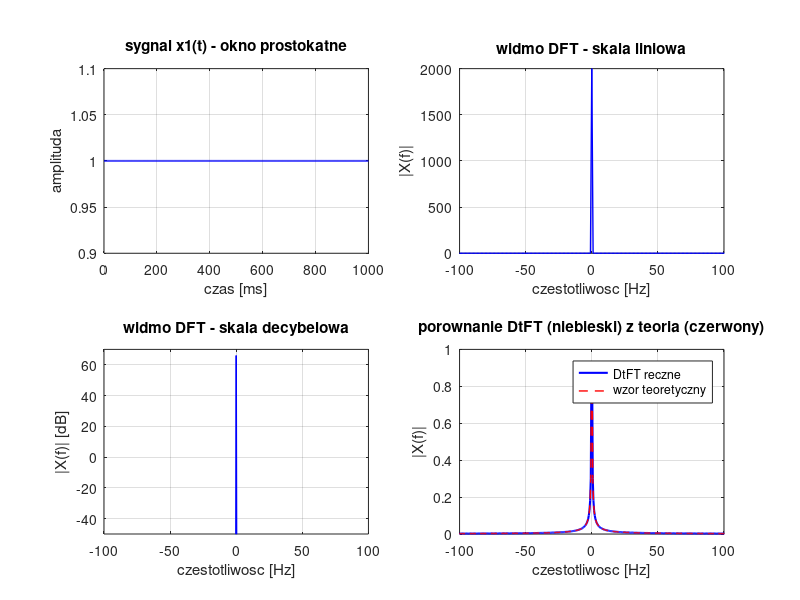
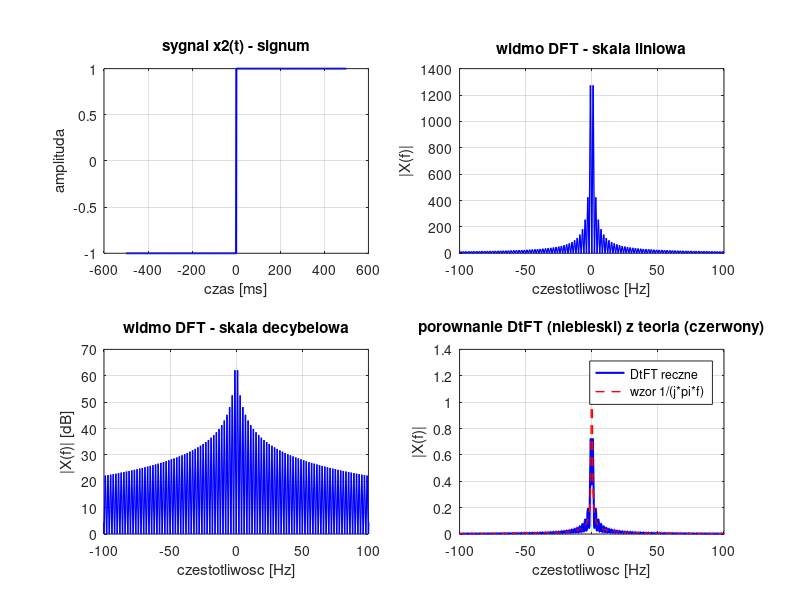
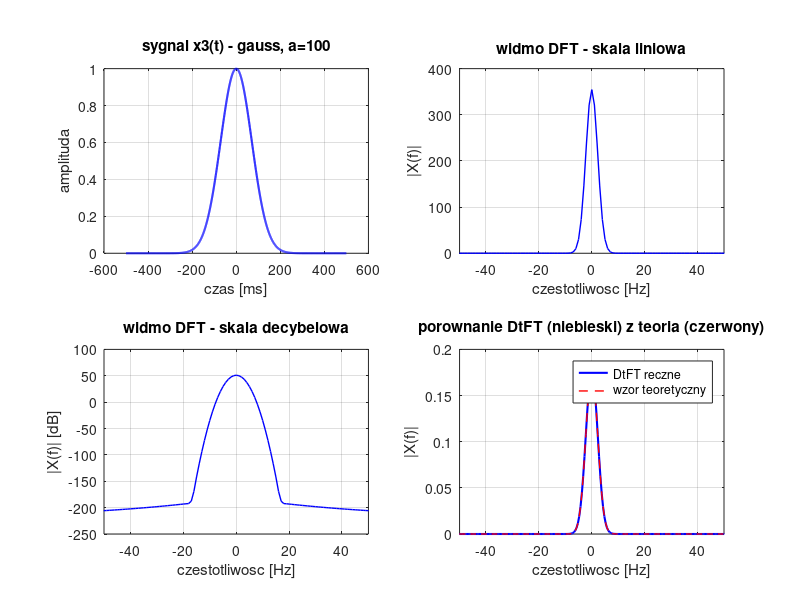
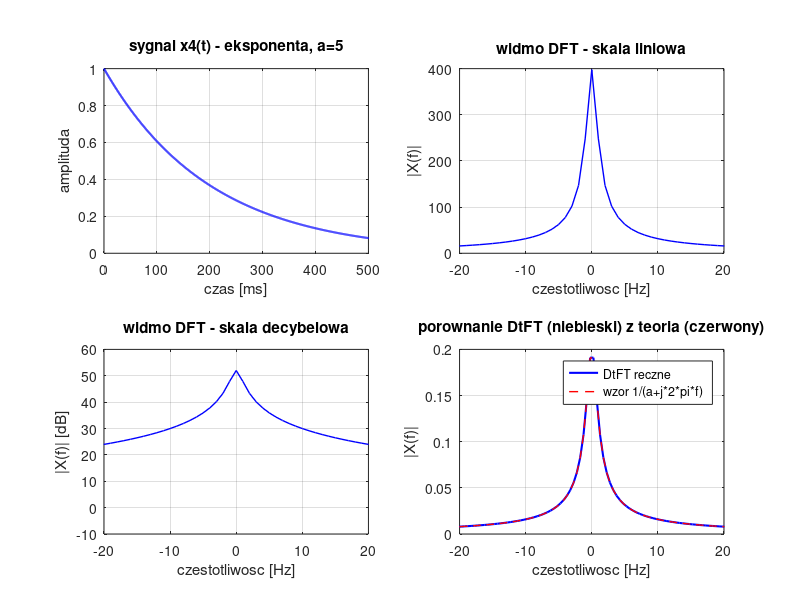

These figures' MATLAB source, in order:
clear all; close all; clc;

%% parametry dyskretyzacji
N = 2000;           % liczba probek
fpr = 2000;         % czestotliwosc probkowania
dt = 1/fpr;         % krok czasowy
t = dt*(0:N-1);     % wektor czasu [0, 1) sekundy
T = N*dt;           % calkowity czas obserwacji

% wektor czestotliwosci dla DFT
df = fpr/N;         % rozdzielczosc czestotliwosciowa
f = (0:N-1)*df;     % czestotliwosc od 0 do fpr
f_shifted = f - fpr/2;  % czestotliwosc wycentrowana

% wektor czasu wycentrowany (dla sygnalow symetrycznych)
t_centered = t - T/2;   % czas od -T/2 do T/2

%% SYGNAL 1: OKNO PROSTOKATNE
%  r_T(t) = 1 dla |t| <= T/2, 0 dla |t| > T/2
%  X(w) = 2*sin(w*T/2)/w = T*sinc(w*T/(2*pi))

% generacja sygnalu - uzywamy t_centered zeby miec symetrie
x1 = ones(1,N);  % caly sygnal to 1 bo jestesmy w przedziale [0,T)

% DFT za pomoca fft
X1_dft = fft(x1);
X1_dft_shifted = fftshift(X1_dft);

% DtFT reczne obliczenie dla dodatkowego punktu
f_dtft = linspace(-fpr/2, fpr/2, 4000);  % gestszy wektor czestotliwosci
X1_dtft = zeros(size(f_dtft));
for k = 1:length(f_dtft)
    X1_dtft(k) = sum(x1 .* exp(-1j*2*pi*f_dtft(k)*t)) * dt;
end

% wzor teoretyczny: X(f) = T * sinc(f*T) dla sygnalu od 0 do T
% dla sygnalu wycentrowanego byloby sinc(f*T)
X1_teoria = T * sinc(f_dtft * T);  % sinc matlabowy to sin(pi*x)/(pi*x)

figure('Name','Sygnal 1: Okno prostokatne','Position',[100 100 1200 800]);
subplot(2,2,1)
plot(t*1000, x1, 'b', 'LineWidth', 1.5);
xlabel('czas [ms]'); ylabel('amplituda');
title('sygnal x1(t) - okno prostokatne');
grid on;

subplot(2,2,2)
plot(f_shifted, abs(X1_dft_shifted), 'b', 'LineWidth', 1);
xlabel('czestotliwosc [Hz]'); ylabel('|X(f)|');
title('widmo DFT - skala liniowa');
grid on; xlim([-100 100]);

subplot(2,2,3)
plot(f_shifted, 20*log10(abs(X1_dft_shifted)+eps), 'b', 'LineWidth', 1);
xlabel('czestotliwosc [Hz]'); ylabel('|X(f)| [dB]');
title('widmo DFT - skala decybelowa');
grid on; xlim([-100 100]); ylim([-50 70]);

subplot(2,2,4)
plot(f_dtft, abs(X1_dtft), 'b', 'LineWidth', 1.5); hold on;
plot(f_dtft, abs(X1_teoria), 'r--', 'LineWidth', 1);
xlabel('czestotliwosc [Hz]'); ylabel('|X(f)|');
title('porownanie DtFT (niebieski) z teoria (czerwony)');
legend('DtFT reczne', 'wzor teoretyczny');
grid on; xlim([-100 100]);

% widmo prostokata to funkcja sinc, ma charakterystyczne listki boczne
% glowny listek ma szerokosc 2/T = 2 Hz (bo T=1s)
% DtFT pokrywa sie dobrze ze wzorem teoretycznym

%% SYGNAL 2: SYGNAL ZNAKU (signum)
%  sgn(t) = 1 dla t>0, -1 dla t<0
%  X(w) = 2/(j*w)

x2 = sign(t_centered);
x2(t_centered == 0) = 0;  % w zerze sgn(0) = 0

X2_dft = fft(x2);
X2_dft_shifted = fftshift(X2_dft);

% DtFT reczne
X2_dtft = zeros(size(f_dtft));
for k = 1:length(f_dtft)
    X2_dtft(k) = sum(x2 .* exp(-1j*2*pi*f_dtft(k)*t)) * dt;
end

% wzor teoretyczny: X(f) = 1/(j*pi*f) czyli |X(f)| = 1/(pi*|f|)
% ale to jest dla nieskonczonego sygnalu, nasz jest okienkowany
X2_teoria = 1./(1j*pi*f_dtft + eps);

figure('Name','Sygnal 2: Signum','Position',[100 100 1200 800]);
subplot(2,2,1)
plot(t_centered*1000, x2, 'b', 'LineWidth', 1.5);
xlabel('czas [ms]'); ylabel('amplituda');
title('sygnal x2(t) - signum');
grid on;

subplot(2,2,2)
plot(f_shifted, abs(X2_dft_shifted), 'b', 'LineWidth', 1);
xlabel('czestotliwosc [Hz]'); ylabel('|X(f)|');
title('widmo DFT - skala liniowa');
grid on; xlim([-100 100]);

subplot(2,2,3)
plot(f_shifted, 20*log10(abs(X2_dft_shifted)+eps), 'b', 'LineWidth', 1);
xlabel('czestotliwosc [Hz]'); ylabel('|X(f)| [dB]');
title('widmo DFT - skala decybelowa');
grid on; xlim([-100 100]);

subplot(2,2,4)
plot(f_dtft, abs(X2_dtft), 'b', 'LineWidth', 1.5); hold on;
plot(f_dtft, abs(X2_teoria), 'r--', 'LineWidth', 1);
xlabel('czestotliwosc [Hz]'); ylabel('|X(f)|');
title('porownanie DtFT (niebieski) z teoria (czerwony)');
legend('DtFT reczne', 'wzor 1/(j*pi*f)');
grid on; xlim([-100 100]);

% widmo signum teoretycznie to 1/(j*pi*f) czyli spada jak 1/f
% w praktyce mamy okienkowanie wiec widac roznice
% faza jest czysto urojona (przesuniecie o 90 stopni)

%% SYGNAL 3: FUNKCJA GAUSSA
%  x(t) = exp(-a*t^2)
%  X(w) = sqrt(pi/a) * exp(-w^2/(4a))

a = 100;  % parametr gaussowski, im wiekszy tym wezsza funkcja
x3 = exp(-a * t_centered.^2);

X3_dft = fft(x3);
X3_dft_shifted = fftshift(X3_dft);

% DtFT reczne
X3_dtft = zeros(size(f_dtft));
for k = 1:length(f_dtft)
    X3_dtft(k) = sum(x3 .* exp(-1j*2*pi*f_dtft(k)*t)) * dt;
end

% wzor teoretyczny: X(f) = sqrt(pi/a) * exp(-(pi*f)^2/a)
% w dziedzinie f (nie omega)
X3_teoria = sqrt(pi/a) * exp(-(pi*f_dtft).^2 / a);

figure('Name','Sygnal 3: Gauss','Position',[100 100 1200 800]);
subplot(2,2,1)
plot(t_centered*1000, x3, 'b', 'LineWidth', 1.5);
xlabel('czas [ms]'); ylabel('amplituda');
title(sprintf('sygnal x3(t) - gauss, a=%d', a));
grid on;

subplot(2,2,2)
plot(f_shifted, abs(X3_dft_shifted), 'b', 'LineWidth', 1);
xlabel('czestotliwosc [Hz]'); ylabel('|X(f)|');
title('widmo DFT - skala liniowa');
grid on; xlim([-50 50]);

subplot(2,2,3)
plot(f_shifted, 20*log10(abs(X3_dft_shifted)+eps), 'b', 'LineWidth', 1);
xlabel('czestotliwosc [Hz]'); ylabel('|X(f)| [dB]');
title('widmo DFT - skala decybelowa');
grid on; xlim([-50 50]);

subplot(2,2,4)
plot(f_dtft, abs(X3_dtft), 'b', 'LineWidth', 1.5); hold on;
plot(f_dtft, abs(X3_teoria), 'r--', 'LineWidth', 1);
xlabel('czestotliwosc [Hz]'); ylabel('|X(f)|');
title('porownanie DtFT (niebieski) z teoria (czerwony)');
legend('DtFT reczne', 'wzor teoretyczny');
grid on; xlim([-50 50]);

% transformata gaussa to tez gauss - jedyna funkcja z ta wlasnoscia
% im wezszy gauss w czasie tym szerszy w czestotliwosci i odwrotnie
% to wynika z zasady nieoznaczonosci

%% SYGNAL 4: JEDNOSTRONNA EKSPONENTA
%  x(t) = exp(-a*t) dla t>=0, 0 dla t<0
%  X(w) = 1/(a + j*w)

a = 5;  % stala czasowa
x4 = exp(-a * t) .* (t >= 0);  % eksponenta tylko dla t>=0

X4_dft = fft(x4);
X4_dft_shifted = fftshift(X4_dft);

% DtFT reczne
X4_dtft = zeros(size(f_dtft));
for k = 1:length(f_dtft)
    X4_dtft(k) = sum(x4 .* exp(-1j*2*pi*f_dtft(k)*t)) * dt;
end

% wzor teoretyczny: X(f) = 1/(a + j*2*pi*f)
X4_teoria = 1 ./ (a + 1j*2*pi*f_dtft);

figure('Name','Sygnal 4: Eksponenta jednostronna','Position',[100 100 1200 800]);
subplot(2,2,1)
plot(t*1000, x4, 'b', 'LineWidth', 1.5);
xlabel('czas [ms]'); ylabel('amplituda');
title(sprintf('sygnal x4(t) - eksponenta, a=%d', a));
grid on; xlim([0 500]);

subplot(2,2,2)
plot(f_shifted, abs(X4_dft_shifted), 'b', 'LineWidth', 1);
xlabel('czestotliwosc [Hz]'); ylabel('|X(f)|');
title('widmo DFT - skala liniowa');
grid on; xlim([-20 20]);

subplot(2,2,3)
plot(f_shifted, 20*log10(abs(X4_dft_shifted)+eps), 'b', 'LineWidth', 1);
xlabel('czestotliwosc [Hz]'); ylabel('|X(f)| [dB]');
title('widmo DFT - skala decybelowa');
grid on; xlim([-20 20]);

subplot(2,2,4)
plot(f_dtft, abs(X4_dtft), 'b', 'LineWidth', 1.5); hold on;
plot(f_dtft, abs(X4_teoria), 'r--', 'LineWidth', 1);
xlabel('czestotliwosc [Hz]'); ylabel('|X(f)|');
title('porownanie DtFT (niebieski) z teoria (czerwony)');
legend('DtFT reczne', 'wzor 1/(a+j*2*pi*f)');
grid on; xlim([-20 20]);

% widmo eksponenty to filtr dolnoprzepustowy pierwszego rzedu
% czestotliwosc graniczna fc = a/(2*pi), tutaj fc = 5/(2*pi) = 0.8 Hz
% modul spada jak 1/sqrt(a^2 + w^2)

%% SYGNAL 5: TLUMIONY SINUS
%  x(t) = A*exp(-a*t)*sin(w0*t) dla t>=0
%  X(w) = A*w0 / ((a+jw)^2 + w0^2)

a = 3;        % wspolczynnik tlumienia
f0 = 10;      % czestotliwosc sinusa
w0 = 2*pi*f0;
A = 1;

x5 = A * exp(-a*t) .* sin(w0*t) .* (t >= 0);

X5_dft = fft(x5);
X5_dft_shifted = fftshift(X5_dft);

% DtFT reczne
X5_dtft = zeros(size(f_dtft));
for k = 1:length(f_dtft)
    X5_dtft(k) = sum(x5 .* exp(-1j*2*pi*f_dtft(k)*t)) * dt;
end

% wzor teoretyczny: X(f) = A*w0 / ((a + j*2*pi*f)^2 + w0^2)
w_dtft = 2*pi*f_dtft;
X5_teoria = A*w0 ./ ((a + 1j*w_dtft).^2 + w0^2);

figure('Name','Sygnal 5: Tlumiony sinus','Position',[100 100 1200 800]);
subplot(2,2,1)
plot(t*1000, x5, 'b', 'LineWidth', 1.5);
xlabel('czas [ms]'); ylabel('amplituda');
title(sprintf('sygnal x5(t) - tlumiony sinus, f0=%d Hz, a=%d', f0, a));
grid on; xlim([0 500]);

subplot(2,2,2)
plot(f_shifted, abs(X5_dft_shifted), 'b', 'LineWidth', 1);
xlabel('czestotliwosc [Hz]'); ylabel('|X(f)|');
title('widmo DFT - skala liniowa');
grid on; xlim([-30 30]);

subplot(2,2,3)
plot(f_shifted, 20*log10(abs(X5_dft_shifted)+eps), 'b', 'LineWidth', 1);
xlabel('czestotliwosc [Hz]'); ylabel('|X(f)| [dB]');
title('widmo DFT - skala decybelowa');
grid on; xlim([-30 30]);

subplot(2,2,4)
plot(f_dtft, abs(X5_dtft), 'b', 'LineWidth', 1.5); hold on;
plot(f_dtft, abs(X5_teoria), 'r--', 'LineWidth', 1);
xlabel('czestotliwosc [Hz]'); ylabel('|X(f)|');
title('porownanie DtFT (niebieski) z teoria (czerwony)');
legend('DtFT reczne', 'wzor teoretyczny');
grid on; xlim([-30 30]);

% widmo tlumioncego sinusa ma piki przy +/-f0
% im mniejsze tlumienie a tym wezsze i wyzsze piki
% to jest odpowiedz impulsowa ukladu drugiego rzedu

%% SYGNAL 6: TLUMIONY KOSINUS
%  x(t) = A*exp(-a*t)*cos(w0*t) dla t>=0
%  X(w) = A*(a+jw) / ((a+jw)^2 + w0^2)

a = 3;        % wspolczynnik tlumienia
f0 = 10;      % czestotliwosc kosinusa
w0 = 2*pi*f0;
A = 1;

x6 = A * exp(-a*t) .* cos(w0*t) .* (t >= 0);

X6_dft = fft(x6);
X6_dft_shifted = fftshift(X6_dft);

% DtFT reczne
X6_dtft = zeros(size(f_dtft));
for k = 1:length(f_dtft)
    X6_dtft(k) = sum(x6 .* exp(-1j*2*pi*f_dtft(k)*t)) * dt;
end

% wzor teoretyczny: X(f) = A*(a + j*2*pi*f) / ((a + j*2*pi*f)^2 + w0^2)
X6_teoria = A*(a + 1j*w_dtft) ./ ((a + 1j*w_dtft).^2 + w0^2);

figure('Name','Sygnal 6: Tlumiony kosinus','Position',[100 100 1200 800]);
subplot(2,2,1)
plot(t*1000, x6, 'b', 'LineWidth', 1.5);
xlabel('czas [ms]'); ylabel('amplituda');
title(sprintf('sygnal x6(t) - tlumiony kosinus, f0=%d Hz, a=%d', f0, a));
grid on; xlim([0 500]);

subplot(2,2,2)
plot(f_shifted, abs(X6_dft_shifted), 'b', 'LineWidth', 1);
xlabel('czestotliwosc [Hz]'); ylabel('|X(f)|');
title('widmo DFT - skala liniowa');
grid on; xlim([-30 30]);

subplot(2,2,3)
plot(f_shifted, 20*log10(abs(X6_dft_shifted)+eps), 'b', 'LineWidth', 1);
xlabel('czestotliwosc [Hz]'); ylabel('|X(f)| [dB]');
title('widmo DFT - skala decybelowa');
grid on; xlim([-30 30]);

subplot(2,2,4)
plot(f_dtft, abs(X6_dtft), 'b', 'LineWidth', 1.5); hold on;
plot(f_dtft, abs(X6_teoria), 'r--', 'LineWidth', 1);
xlabel('czestotliwosc [Hz]'); ylabel('|X(f)|');
title('porownanie DtFT (niebieski) z teoria (czerwony)');
legend('DtFT reczne', 'wzor teoretyczny');
grid on; xlim([-30 30]);

% roznica miedzy tlumiony sinus a kosinus - w liczniku transformaty
% kosinus ma (a+jw) a sinus ma w0
% przez to kosinus ma wieksza skladowa DC

%% SYGNAL 7: FRAGMENT KOSINUSA (okienkowany kosinus)
%  x(t) = cos(w0*t) * rect_T(t)
%  X(w) = T/2 * [sinc((w-w0)*T/(2pi)) + sinc((w+w0)*T/(2pi))]

f0 = 50;      % czestotliwosc kosinusa
w0 = 2*pi*f0;

x7 = cos(w0*t);  % kosinus w oknie [0,T]

X7_dft = fft(x7);
X7_dft_shifted = fftshift(X7_dft);

% DtFT reczne
X7_dtft = zeros(size(f_dtft));
for k = 1:length(f_dtft)
    X7_dtft(k) = sum(x7 .* exp(-1j*2*pi*f_dtft(k)*t)) * dt;
end

% wzor teoretyczny: splot delty z sinc
% X(f) = T/2 * [sinc((f-f0)*T) + sinc((f+f0)*T)]
X7_teoria = T/2 * (sinc((f_dtft - f0)*T) + sinc((f_dtft + f0)*T));

figure('Name','Sygnal 7: Fragment kosinusa','Position',[100 100 1200 800]);
subplot(2,2,1)
plot(t*1000, x7, 'b', 'LineWidth', 1);
xlabel('czas [ms]'); ylabel('amplituda');
title(sprintf('sygnal x7(t) - fragment kosinusa, f0=%d Hz', f0));
grid on; xlim([0 100]);

subplot(2,2,2)
plot(f_shifted, abs(X7_dft_shifted), 'b', 'LineWidth', 1);
xlabel('czestotliwosc [Hz]'); ylabel('|X(f)|');
title('widmo DFT - skala liniowa');
grid on; xlim([-100 100]);

subplot(2,2,3)
plot(f_shifted, 20*log10(abs(X7_dft_shifted)+eps), 'b', 'LineWidth', 1);
xlabel('czestotliwosc [Hz]'); ylabel('|X(f)| [dB]');
title('widmo DFT - skala decybelowa');
grid on; xlim([-100 100]);

subplot(2,2,4)
plot(f_dtft, abs(X7_dtft), 'b', 'LineWidth', 1.5); hold on;
plot(f_dtft, abs(X7_teoria), 'r--', 'LineWidth', 1);
xlabel('czestotliwosc [Hz]'); ylabel('|X(f)|');
title('porownanie DtFT (niebieski) z teoria (czerwony)');
legend('DtFT reczne', 'wzor teoretyczny');
grid on; xlim([-100 100]);

% widmo fragmentu kosinusa to dwie funkcje sinc przesuniete do +/-f0
% to jest wynik splotu widma kosinusa (dwie delty) z widmem okna (sinc)
% im dluzszy fragment tym wezsze sinc-i czyli lepsza rozdzielczosc

%% PODSUMOWANIE - wszystkie sygnaly na jednym rysunku

figure('Name','Podsumowanie - wszystkie sygnaly','Position',[50 50 1400 900]);

% sygnaly w czasie
subplot(4,2,1)
plot(t_centered*1000, x1, 'b'); title('1. okno prostokatne'); 
xlabel('t [ms]'); grid on; xlim([-100 100]);

subplot(4,2,2)
plot(t_centered*1000, x2, 'b'); title('2. signum');
xlabel('t [ms]'); grid on; xlim([-100 100]);

subplot(4,2,3)
plot(t_centered*1000, x3, 'b'); title('3. gauss');
xlabel('t [ms]'); grid on; xlim([-100 100]);

subplot(4,2,4)
plot(t*1000, x4, 'b'); title('4. eksponenta');
xlabel('t [ms]'); grid on; xlim([0 500]);

subplot(4,2,5)
plot(t*1000, x5, 'b'); title('5. tlumiony sinus');
xlabel('t [ms]'); grid on; xlim([0 500]);

subplot(4,2,6)
plot(t*1000, x6, 'b'); title('6. tlumiony kosinus');
xlabel('t [ms]'); grid on; xlim([0 500]);

subplot(4,2,7)
plot(t*1000, x7, 'b'); title('7. fragment kosinusa');
xlabel('t [ms]'); grid on; xlim([0 100]);

% widma na jednym rysunku
figure('Name','Podsumowanie - wszystkie widma','Position',[50 50 1400 900]);

subplot(4,2,1)
plot(f_shifted, abs(X1_dft_shifted), 'b'); title('1. |X| okno prostokatne');
xlabel('f [Hz]'); grid on; xlim([-50 50]);

subplot(4,2,2)
plot(f_shifted, abs(X2_dft_shifted), 'b'); title('2. |X| signum');
xlabel('f [Hz]'); grid on; xlim([-50 50]);

subplot(4,2,3)
plot(f_shifted, abs(X3_dft_shifted), 'b'); title('3. |X| gauss');
xlabel('f [Hz]'); grid on; xlim([-30 30]);

subplot(4,2,4)
plot(f_shifted, abs(X4_dft_shifted), 'b'); title('4. |X| eksponenta');
xlabel('f [Hz]'); grid on; xlim([-20 20]);

subplot(4,2,5)
plot(f_shifted, abs(X5_dft_shifted), 'b'); title('5. |X| tlumiony sinus');
xlabel('f [Hz]'); grid on; xlim([-30 30]);

subplot(4,2,6)
plot(f_shifted, abs(X6_dft_shifted), 'b'); title('6. |X| tlumiony kosinus');
xlabel('f [Hz]'); grid on; xlim([-30 30]);

subplot(4,2,7)
plot(f_shifted, abs(X7_dft_shifted), 'b'); title('7. |X| fragment kosinusa');
xlabel('f [Hz]'); grid on; xlim([-100 100]);

%% WNIOSKI KONCOWE
% 1. okno prostokatne -> widmo sinc, listki boczne
% 2. signum -> widmo 1/(j*w), spada jak 1/f
% 3. gauss -> gauss w czestotliwosci, zasada nieoznaczonosci
% 4. eksponenta -> filtr dolnoprzepustowy 1-go rzedu
% 5. tlumiony sinus -> piki przy +/-f0, odpowiedz ukladu 2-go rzedu
% 6. tlumiony kosinus -> podobnie ale z wieksza skladowa DC
% 7. fragment kosinusa -> dwa sinc-e przy +/-f0, splot widm
%
% DtFT obliczone recznie pokrywa sie z wzorami teoretycznymi
% roznice wynikaja z dyskretyzacji i ograniczonego czasu obserwacji
